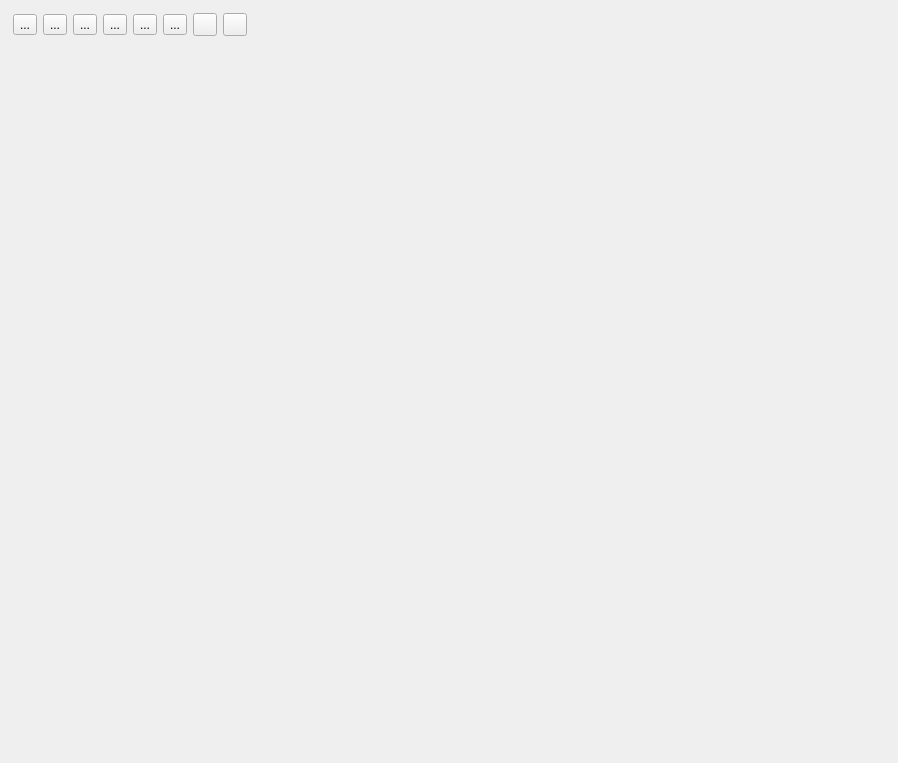
<?xml version="1.0" encoding="UTF-8"?>
<ui version="4.0">
 <class>QAlderImageWidget</class>
 <widget class="QWidget" name="QAlderImageWidget">
  <property name="geometry">
   <rect>
    <x>0</x>
    <y>0</y>
    <width>898</width>
    <height>763</height>
   </rect>
  </property>
  <property name="windowTitle">
   <string>Form</string>
  </property>
  <layout class="QVBoxLayout" name="verticalLayout">
   <item>
    <widget class="QFrame" name="horizontalFrame">
     <property name="sizePolicy">
      <sizepolicy hsizetype="Maximum" vsizetype="Maximum">
       <horstretch>0</horstretch>
       <verstretch>0</verstretch>
      </sizepolicy>
     </property>
     <layout class="QHBoxLayout" name="horizontalLayout">
      <property name="margin">
       <number>2</number>
      </property>
      <item>
       <widget class="QToolButton" name="flipVerticalButton">
        <property name="sizePolicy">
         <sizepolicy hsizetype="Fixed" vsizetype="Fixed">
          <horstretch>0</horstretch>
          <verstretch>0</verstretch>
         </sizepolicy>
        </property>
        <property name="toolTip">
         <string>flip image vertically</string>
        </property>
        <property name="text">
         <string>...</string>
        </property>
        <property name="icon">
         <iconset resource="resources/QAlderGenericWidgets.qrc">
          <normaloff>:/icons/flipVicon.png</normaloff>:/icons/flipVicon.png</iconset>
        </property>
       </widget>
      </item>
      <item>
       <widget class="QToolButton" name="flipHorizontalButton">
        <property name="sizePolicy">
         <sizepolicy hsizetype="Fixed" vsizetype="Fixed">
          <horstretch>0</horstretch>
          <verstretch>0</verstretch>
         </sizepolicy>
        </property>
        <property name="toolTip">
         <string>flip image horizontally</string>
        </property>
        <property name="text">
         <string>...</string>
        </property>
        <property name="icon">
         <iconset resource="resources/QAlderGenericWidgets.qrc">
          <normaloff>:/icons/flipHicon.png</normaloff>:/icons/flipHicon.png</iconset>
        </property>
       </widget>
      </item>
      <item>
       <widget class="QToolButton" name="rotateCWButton">
        <property name="toolTip">
         <string>rotate clockwise 90 degrees</string>
        </property>
        <property name="text">
         <string>...</string>
        </property>
        <property name="icon">
         <iconset resource="resources/QAlderGenericWidgets.qrc">
          <normaloff>:/icons/cwicon.png</normaloff>:/icons/cwicon.png</iconset>
        </property>
       </widget>
      </item>
      <item>
       <widget class="QToolButton" name="rotateCCWButton">
        <property name="toolTip">
         <string>rotate counter clockwise 90 degrees</string>
        </property>
        <property name="text">
         <string>...</string>
        </property>
        <property name="icon">
         <iconset resource="resources/QAlderGenericWidgets.qrc">
          <normaloff>:/icons/ccwicon.png</normaloff>:/icons/ccwicon.png</iconset>
        </property>
       </widget>
      </item>
      <item>
       <widget class="QToolButton" name="interpolationToggleButton">
        <property name="toolTip">
         <string>linear / nearest neighbor interpolation </string>
        </property>
        <property name="text">
         <string>...</string>
        </property>
        <property name="icon">
         <iconset resource="resources/QAlderGenericWidgets.qrc">
          <normaloff>:/icons/linearicon.png</normaloff>:/icons/linearicon.png</iconset>
        </property>
       </widget>
      </item>
      <item>
       <widget class="QToolButton" name="invertButton">
        <property name="toolTip">
         <string>invert window level</string>
        </property>
        <property name="text">
         <string>...</string>
        </property>
        <property name="icon">
         <iconset resource="resources/QAlderGenericWidgets.qrc">
          <normaloff>:/icons/inverticon.png</normaloff>:/icons/inverticon.png</iconset>
        </property>
       </widget>
      </item>
      <item>
       <widget class="QToolButton" name="backgroundButton">
        <property name="toolTip">
         <string>select background color</string>
        </property>
        <property name="text">
         <string/>
        </property>
       </widget>
      </item>
      <item>
       <widget class="QToolButton" name="foregroundButton">
        <property name="toolTip">
         <string>select foreground color</string>
        </property>
        <property name="text">
         <string/>
        </property>
       </widget>
      </item>
     </layout>
    </widget>
   </item>
   <item>
    <widget class="QFrame" name="frame">
     <property name="sizePolicy">
      <sizepolicy hsizetype="MinimumExpanding" vsizetype="MinimumExpanding">
       <horstretch>0</horstretch>
       <verstretch>0</verstretch>
      </sizepolicy>
     </property>
     <property name="frameShape">
      <enum>QFrame::NoFrame</enum>
     </property>
     <property name="frameShadow">
      <enum>QFrame::Plain</enum>
     </property>
     <property name="lineWidth">
      <number>1</number>
     </property>
     <layout class="QVBoxLayout" name="verticalLayout_2">
      <property name="spacing">
       <number>0</number>
      </property>
      <property name="margin">
       <number>0</number>
      </property>
      <item>
       <widget class="QAlderSliceView" name="sliceView">
        <property name="sizePolicy">
         <sizepolicy hsizetype="Expanding" vsizetype="Expanding">
          <horstretch>0</horstretch>
          <verstretch>0</verstretch>
         </sizepolicy>
        </property>
       </widget>
      </item>
     </layout>
    </widget>
   </item>
   <item>
    <widget class="QAlderFramePlayerWidget" name="framePlayerWidget" native="true">
     <property name="sizePolicy">
      <sizepolicy hsizetype="Expanding" vsizetype="Maximum">
       <horstretch>0</horstretch>
       <verstretch>0</verstretch>
      </sizepolicy>
     </property>
     <property name="minimumSize">
      <size>
       <width>0</width>
       <height>36</height>
      </size>
     </property>
    </widget>
   </item>
  </layout>
 </widget>
 <customwidgets>
  <customwidget>
   <class>QAlderSliceView</class>
   <extends>QWidget</extends>
   <header>QAlderSliceView.h</header>
   <container>1</container>
  </customwidget>
  <customwidget>
   <class>QAlderFramePlayerWidget</class>
   <extends>QWidget</extends>
   <header>QAlderFramePlayerWidget.h</header>
   <container>1</container>
  </customwidget>
 </customwidgets>
 <resources>
  <include location="resources/QAlderGenericWidgets.qrc"/>
 </resources>
 <connections/>
</ui>
